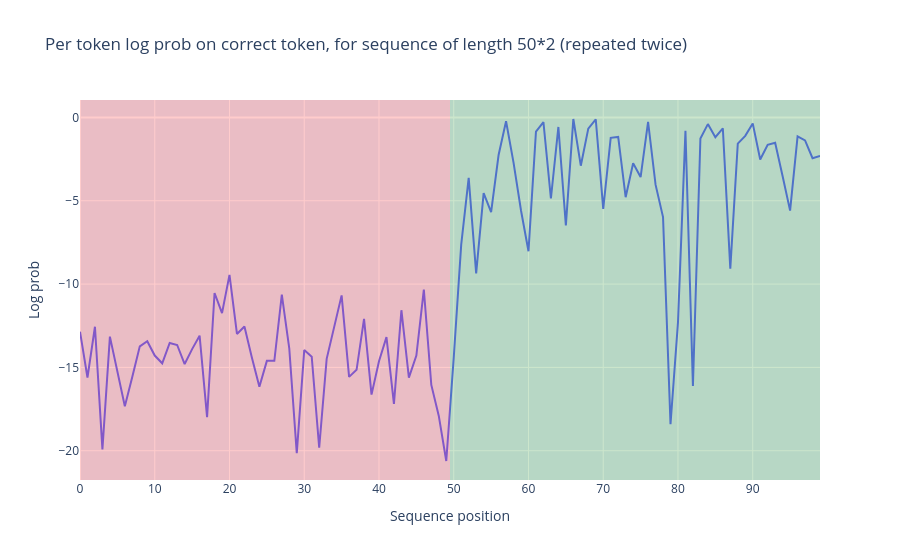

Write notebook code for a chart like this one.
### Markdown cell above
### Exercise - plot per-token loss on repeated sequence

> ```yaml
> Difficulty: 🔴🔴⚪⚪⚪
> Importance: 🔵🔵⚪⚪⚪
> 
> You shouldn't spend more than 10-15 minutes on these exercises.
> ```

You should fill in the functions below. We've given you the first line of the first function, which defines a prefix (remember we need the BOS token for GPT-2, since it was trained to have one). We've also given you the `get_log_probs` function from the previous set of exercises.

### Code cell
def generate_repeated_tokens(
    model: HookedTransformer, seq_len: int, batch_size: int = 1
) -> Int[Tensor, "batch_size full_seq_len"]:
    """
    Generates a sequence of repeated random tokens

    Outputs are:
        rep_tokens: [batch_size, 1+2*seq_len]
    """
    t.manual_seed(0)  # for reproducibility
    prefix = (t.ones(batch_size, 1) * model.tokenizer.bos_token_id).long()
    tokens = (t.rand(batch_size, seq_len) * cfg.d_vocab).int()
    return t.concat([prefix, tokens, tokens], dim=1)

def run_and_cache_model_repeated_tokens(
    model: HookedTransformer, seq_len: int, batch_size: int = 1
) -> tuple[Tensor, Tensor, ActivationCache]:
    """
    Generates a sequence of repeated random tokens, and runs the model on it, returning (tokens,
    logits, cache). This function should use the `generate_repeated_tokens` function above.

    Outputs are:
        rep_tokens: [batch_size, 1+2*seq_len]
        rep_logits: [batch_size, 1+2*seq_len, d_vocab]
        rep_cache: The cache of the model run on rep_tokens
    """
    rep_tokens = generate_repeated_tokens(model, seq_len, batch_size)
    rep_logits, rep_cache = model.run_with_cache(rep_tokens)
    return rep_tokens, rep_logits, rep_cache


def get_log_probs(
    logits: Float[Tensor, "batch posn d_vocab"], tokens: Int[Tensor, "batch posn"]
) -> Float[Tensor, "batch posn-1"]:
    logprobs = logits.log_softmax(dim=-1)
    # We want to get logprobs[b, s, tokens[b, s+1]], in eindex syntax this looks like:
    correct_logprobs = eindex(logprobs, tokens, "b s [b s+1]")
    return correct_logprobs


seq_len = 50
batch_size = 1
(rep_tokens, rep_logits, rep_cache) = run_and_cache_model_repeated_tokens(model, seq_len, batch_size)
rep_cache.remove_batch_dim()
rep_str = model.to_str_tokens(rep_tokens)
model.reset_hooks()
log_probs = get_log_probs(rep_logits, rep_tokens).squeeze()

print(f"Performance on the first half: {log_probs[:seq_len].mean():.3f}")
print(f"Performance on the second half: {log_probs[seq_len:].mean():.3f}")

plot_loss_difference(log_probs, rep_str, seq_len)

### Figure 1 — Plotly figure (JSON) as saved in the notebook; plotly's stock layout.template omitted (floating-point values rounded to 4 significant figures)
{"data": [{"hovertemplate": "<b>%{hovertext}</b><br><br>variable=0<br>Sequence position=%{x}<br>Log prob=%{y}<extra></extra>", "hovertext": [" sten", " 1909", "ris", "xture", "margin", " explor", " Valent", "geb", " 900", " cries", " literary", "[*", "ript", " somewhat", "uda", " Sorry", "Contract", "CBC", "Am", "Tw", "inkled", "864", " unchanged", " Distributed", "dL", " athlete", "Ops", " change", " rain", "\n                             ", " nurse", " Priority", "amsbsy", "^{+", "PU", " X", " bat", "kerchief", "424", "fur", "JO", "req", "atos", " bas", " scheme", "Xiv", " '[", " Boh", " proposition", "ackets", " sten", " 1909", "ris", "xture", "margin", " explor", " Valent", "geb", " 900", " cries", " literary", "[*", "ript", " somewhat", "uda", " Sorry", "Contract", "CBC", "Am", "Tw", "inkled", "864", " unchanged", " Distributed", "dL", " athlete", "Ops", " change", " rain", "\n                             ", " nurse", " Priority", "amsbsy", "^{+", "PU", " X", " bat", "kerchief", "424", "fur", "JO", "req", "atos", " bas", " scheme", "Xiv", " '[", " Boh", " proposition", "ackets"], "legendgroup": "0", "line": {"color": "#636efa", "dash": "solid"}, "marker": {"symbol": "circle"}, "mode": "lines", "name": "0", "orientation": "v", "showlegend": true, "type": "scatter", "x": [0, 1, 2, 3, 4, 5, 6, 7, 8, 9, 10, 11, 12, 13, 14, 15, 16, 17, 18, 19, 20, 21, 22, 23, 24, 25, 26, 27, 28, 29, 30, 31, 32, 33, 34, 35, 36, 37, 38, 39, 40, 41, 42, 43, 44, 45, 46, 47, 48, 49, 50, 51, 52, 53, 54, 55, 56, 57, 58, 59, 60, 61, 62, 63, 64, 65, 66, 67, 68, 69, 70, 71, 72, 73, 74, 75, 76, 77, 78, 79, 80, 81, 82, 83, 84, 85, 86, 87, 88, 89, 90, 91, 92, 93, 94, 95, 96, 97, 98, 99], "xaxis": "x", "y": [-12.85, -15.6, -12.56, -19.92, -13.15, -15.17, -17.33, -15.56, -13.73, -13.43, -14.29, -14.75, -13.53, -13.65, -14.8, -13.9, -13.09, -17.98, -10.54, -11.74, -9.443, -12.99, -12.54, -14.42, -16.16, -14.61, -14.6, -10.63, -13.88, -20.15, -13.96, -14.36, -19.82, -14.49, -12.48, -10.68, -15.57, -15.15, -12.09, -16.63, -14.63, -13.18, -17.19, -11.57, -15.61, -14.29, -10.33, -16.05, -17.91, -20.62, -14.41, -7.635, -3.621, -9.354, -4.539, -5.687, -2.254, -0.2267, -2.712, -5.582, -8.028, -0.8554, -0.2768, -4.864, -0.5704, -6.474, -0.09283, -2.895, -0.668, -0.1171, -5.49, -1.225, -1.171, -4.787, -2.748, -3.58, -0.2606, -4.035, -5.975, -18.41, -12.29, -0.7964, -16.12, -1.26, -0.3995, -1.188, -0.6509, -9.071, -1.574, -1.104, -0.3577, -2.52, -1.645, -1.515, -3.533, -5.591, -1.13, -1.378, -2.447, -2.305], "yaxis": "y"}], "layout": {"hovermode": "x unified", "legend": {"title": {"text": "variable"}, "tracegroupgap": 0}, "shapes": [{"fillcolor": "red", "line": {"width": 0}, "opacity": 0.2, "type": "rect", "x0": 0, "x1": 49.5, "xref": "x", "y0": 0, "y1": 1, "yref": "y domain"}, {"fillcolor": "green", "line": {"width": 0}, "opacity": 0.2, "type": "rect", "x0": 49.5, "x1": 99, "xref": "x", "y0": 0, "y1": 1, "yref": "y domain"}], "showlegend": false, "title": {"text": "Per token log prob on correct token, for sequence of length 50*2 (repeated twice)"}, "xaxis": {"anchor": "y", "domain": [0, 1], "title": {"text": "Sequence position"}}, "yaxis": {"anchor": "x", "domain": [0, 1], "title": {"text": "Log prob"}}}}
